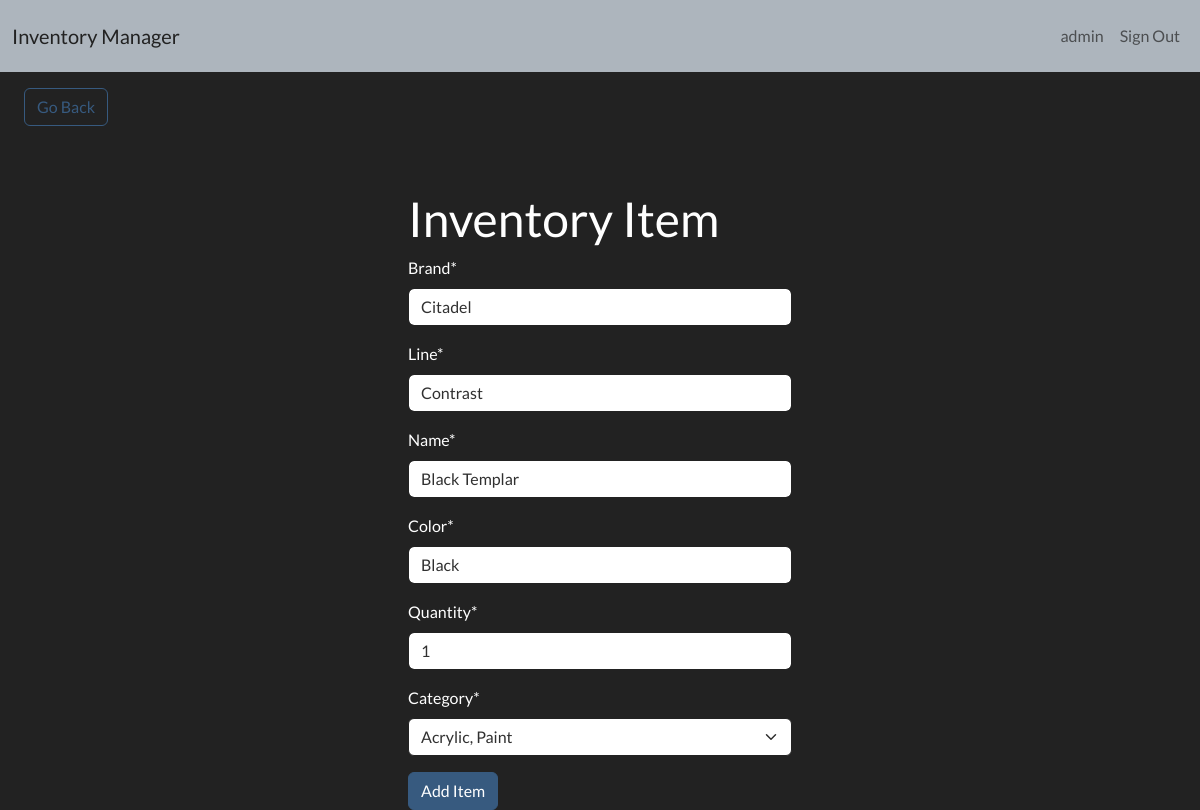
Screenshot of /edit-item/1 (signed in) with the database file from the repository.
### inventory/models.py (models this page shows, shortened)
class InventoryItem(models.Model):
	brand = models.CharField(max_length=200, default='n/a')
	line = models.CharField(max_length=200, default='n/a')
	name = models.CharField(max_length=200, default='n/a')
	color = models.CharField(max_length=200, default='n/a')
	quantity = models.IntegerField()
	category = models.ForeignKey('Category', on_delete=models.SET_NULL, blank=True, null=True)
	date_created = models.DateTimeField(auto_now_add=True)
	user = models.ForeignKey(User, on_delete=models.CASCADE)

class Category(models.Model):
	name = models.CharField(max_length=200)
	class Meta:
		verbose_name_plural = 'categories'
	def __str__(self):
		return self.name

### inventory/views.py (the view)
# urls.py: path('edit-item/<int:pk>', EditItem.as_view(), name='edit-item'),
class EditItem(LoginRequiredMixin, UpdateView):
	model = InventoryItem
	form_class = InventoryItemForm
	template_name = 'inventory/item_form.html'
	success_url = reverse_lazy('dashboard')

### inventory/forms.py
class InventoryItemForm(forms.ModelForm):
	category = forms.ModelChoiceField(queryset=Category.objects.all(), initial=0)
	class Meta:
		model = InventoryItem
		fields = ['brand', 'line', 'name', 'color', 'quantity', 'category']

### inventory/templates/inventory/item_form.html (shortened to what this page needs)
{% extends 'inventory/base.html' %}
{% load crispy_forms_tags %}
{% block content %}
	<a href="{% url 'dashboard' %}" class="btn btn-outline-primary my-3 mx-4">Go Back</a>
	<div class="row">
		<div class="col-11 col-md-4 mx-auto mt-5">
			<h1>Inventory Item</h1>
			<form method="POST">
				{{ form|crispy }}
				<div class="mt-3">
					<button class="btn btn-primary">Add Item</button>
				</div>
			</form>
		</div>
	</div>
{% endblock content %}

### inventory/templates/inventory/nav_bar.html (shortened to what this page needs)
<nav class="navbar navbar-expand-lg bg-light">
	<div class="container-fluid">
		<a class="navbar-brand" href="{% url 'index' %}">Inventory Manager</a>
		<div class="collapse navbar-collapse justify-content-end" id="navbarNav">
			<ul class="navbar-nav">
				{% if user.is_authenticated %}
					<li class="nav-item">
						<a class="nav-link" href="#">{{ user.username }}</a>
					</li>
					<li class="nav-item">
						<a class="nav-link" href="{% url 'logout' %}">Sign Out</a>
					</li>
				{% endif %}
			</ul>
		</div>
	</div>
</nav>

### rows the page displays
InventoryItem: brand "Citadel", line "Contrast", name "Black Templar", color "Black", quantity "1", category "Acrylic, Paint"

### other values shown
{{ user.username }} "admin"
